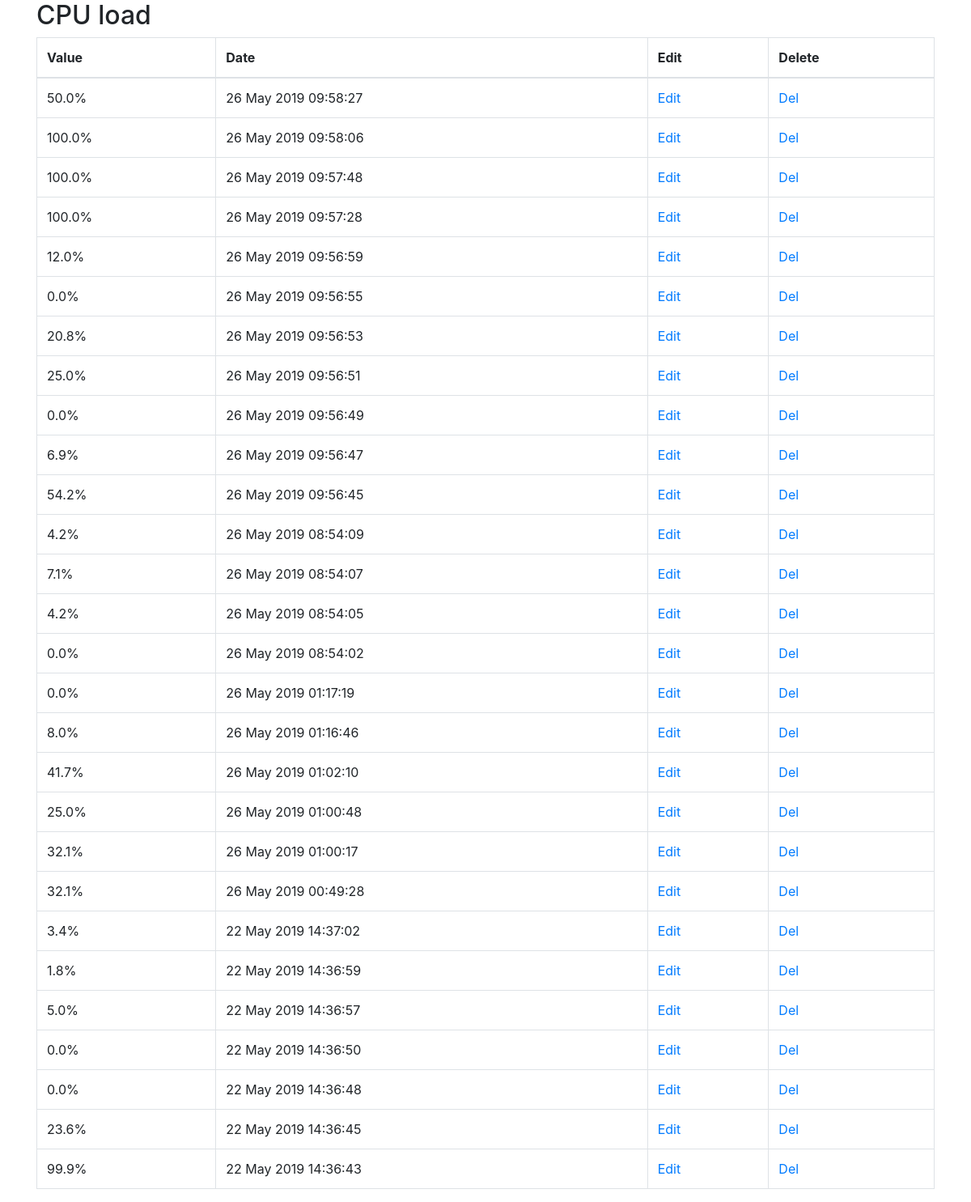
The app's page /sens_item/cpu_val, older data.
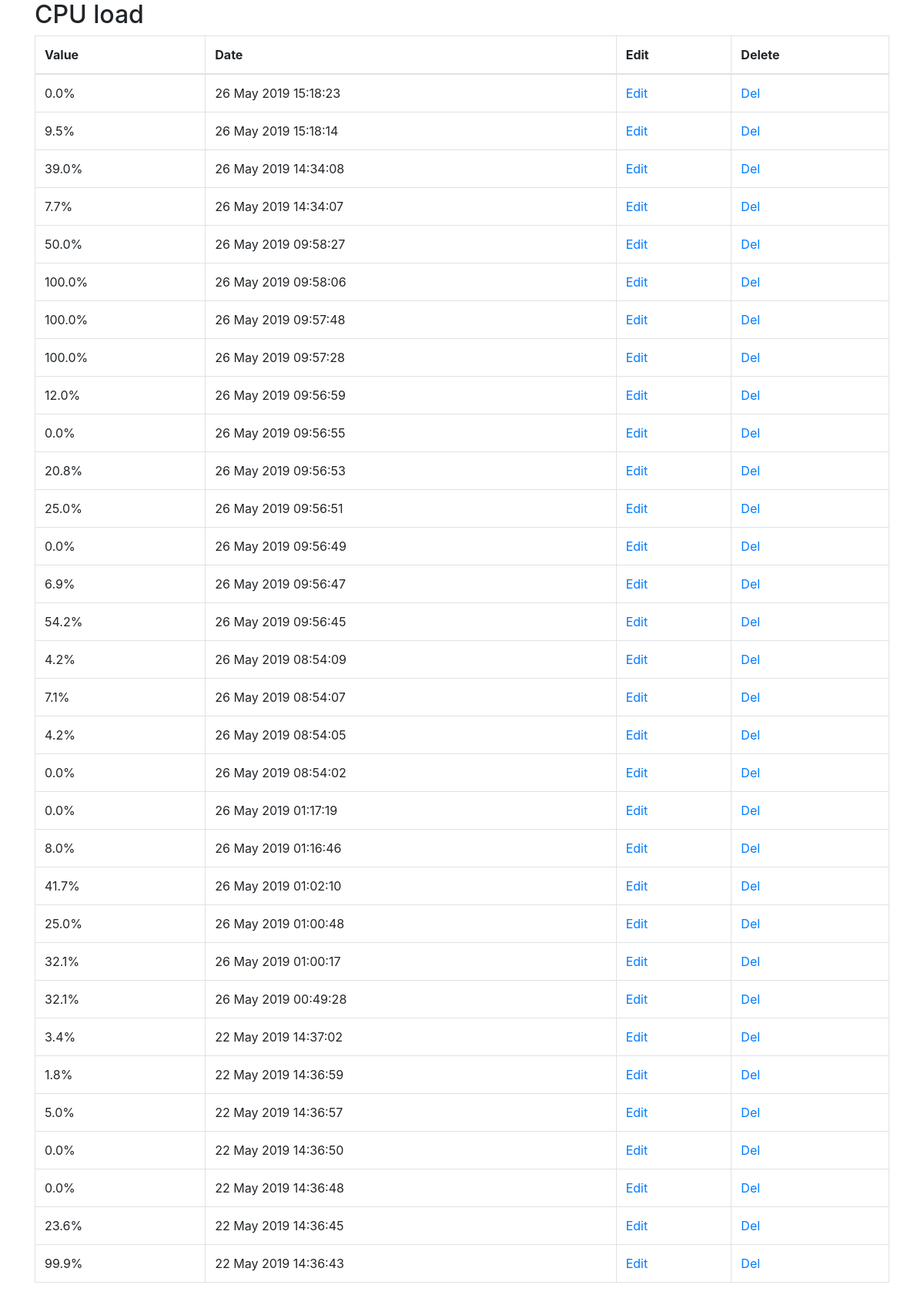
The same page, newer data.
### api/models.py (models this page shows)
class SensorHistory(models.Model):
    date = models.DateTimeField(auto_now_add=True, blank=True)
    value = models.CharField(max_length=400)
    sensor = models.ForeignKey(Sensor, on_delete=models.CASCADE, related_name='sensor_history')

class Sensor(models.Model):
    name = models.CharField(max_length=100)
    min_value = models.IntegerField()
    max_value = models.IntegerField()
    slug = models.SlugField(unique=True, null=True)
    def __str__(self):
        return self.name

### index/views.py (the view)
# urls.py: path('sens_item/<slug:slug>', views.sensor_item, name="sens_item"),
def sensor_item(request, slug):
    data = models.SensorHistory.objects.filter(sensor__slug=slug).order_by('-date')
    sensor = models.Sensor.objects.get(slug__exact=slug)
    item = data[0]
    context = {'slug': slug, 'data': data, 'item': item}
    return render(request, template_name="sens_item.html", context=context)

### index/templates/sens_item.html (shortened to what this page needs)
{% extends "base.html" %}
{% load django_bootstrap_breadcrumbs %}
{% block content %}
    <h2>{{ data.last.sensor }}</h2>
    <table class="table table-bordered">
        <thead>
            <tr>
                <th>Value</th>
                <th>Date</th>
                <th>Edit</th>
                <th>Delete</th>
            </tr>
        </thead>
        <tbody>
            {% for each in data %}
                <tr>
                    <td>{{ each.value }}%</td>
                    <td>{{ each.date|date:'d F Y H:i:s' }}</td>
                    <td><a href="{% url 'sens_item_edit' each.id %}">Edit</a></td>
                    <td><a href="{% url 'sens_item_del' each.id %}">Del</a></td>
                </tr>
            {% endfor %}
        </tbody>
    </table>
{% endblock content %}

Row changes from the older to the newer data that the page shows:
added SensorHistory: value "0.0", date "26 May 2019 15:18:23"
added SensorHistory: value "9.5", date "26 May 2019 15:18:14"
added SensorHistory: value "39.0", date "26 May 2019 14:34:08"
added SensorHistory: value "7.7", date "26 May 2019 14:34:07"
